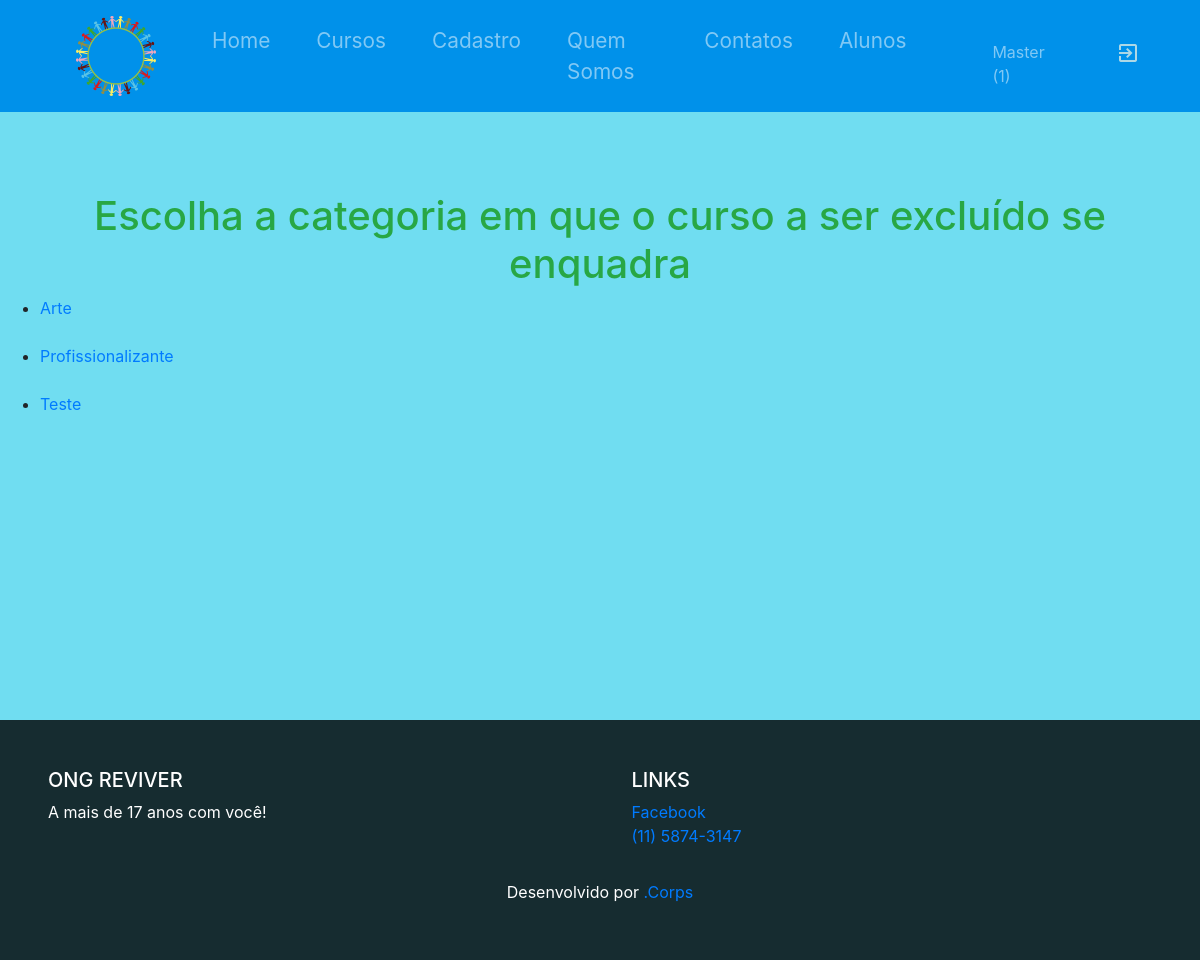
Page /Views/DelCurso.php (signed in) on the committed database.
### tables this page shows
create table TipoCurso(
AT_TipoCursoID int(2) primary key auto_increment,
AT_Tipo varchar(20)
);

### Views/DelCurso.php (the view, shortened to what this page needs)
<?php
include('Components/Header.php');
include('../Controller/Config.php');
?>
<h1 class='text-center text-success'>Escolha a categoria em que o curso a ser excluído se enquadra</h1>
<?php
$FirstQuery = mysqli_query($mysqli,'SELECT AT_Tipo,AT_TipoCursoID FROM TipoCurso');
if (empty($_GET['cat'])) {
echo "<ul>";
while($tipo = mysqli_fetch_array($FirstQuery)){
echo "
  <li>
<a href='DelCurso.php?cat=".$tipo['AT_TipoCursoID']."'>".$tipo['AT_Tipo']."</a>
    </li>
    <br>
";
}
echo "
</ul>
";
}
?>
<?php
include('Components/Footer.php');
?>

### Views/Header.css (style rules this page uses)
body { background-color: #70ddf1; margin: 0 auto; }
li { margin-right: 30px; }

### rows in the picture
tipocurso: AT_Tipo "Arte"
tipocurso: AT_Tipo "Profissionalizante"
tipocurso: AT_Tipo "Teste"

### other values in the picture
$AlunosCab "Alunos"
$_SESSION['Nome'] "Master"
$nivel "(1)"
